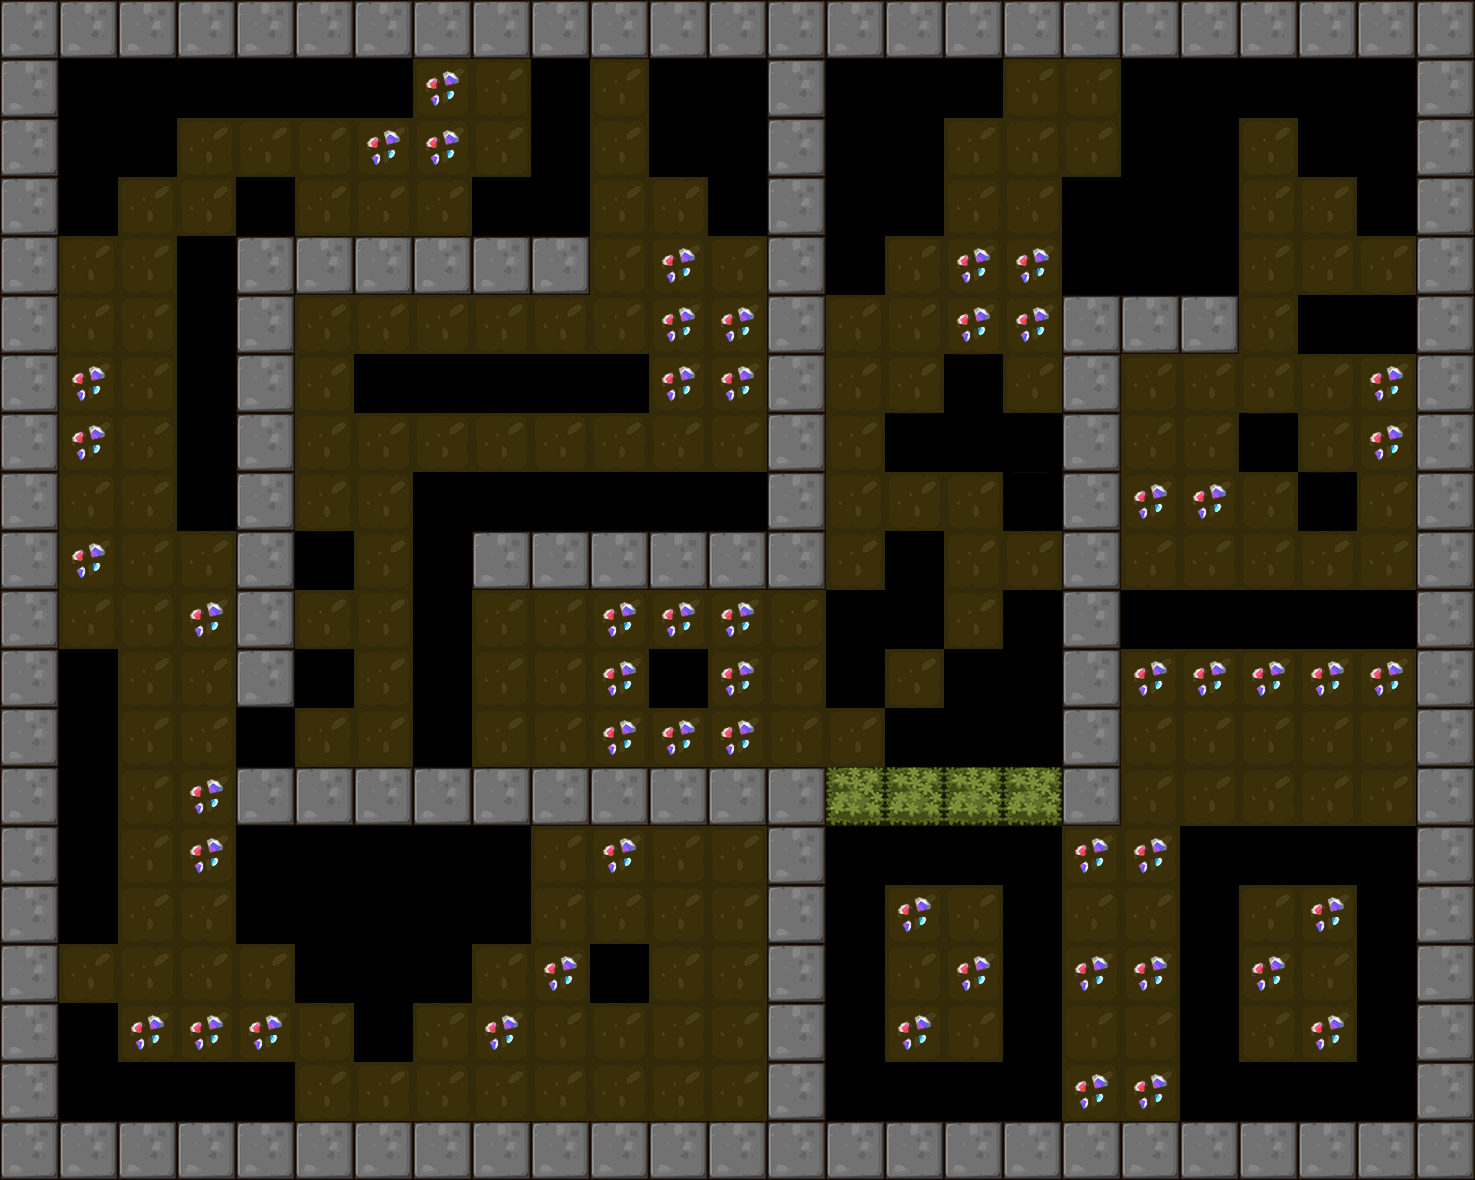

Tiled map render using the project's own tile images. Description and the map definition, with tile-layer contents summarised, below:
An orthogonal 25x20 tile map with 59x59 px tiles, 1 tile layer (BackGround) and 6 objects (4x Hammer, Player, Shipper).

<map version="1.0" orientation="orthogonal" renderorder="right-down" width="25" height="20" tilewidth="59" tileheight="59">
 <tileset firstgid="1" name="itemmap" tilewidth="59" tileheight="59">
  <image source="tileset2.png" trans="ff00ff" width="354" height="354" />
 </tileset>
 <layer name="BackGround" width="25" height="20">
  <data>[500 cells, 451 non-empty, 13 distinct tile ids]</data>
 </layer>
 <objectgroup name="RobotCharacter">
  <object name="Player" x="596.526" y="951.355" width="40" height="40" />
 </objectgroup>
 <objectgroup name="EnemyCharacter">
  <object name="Hammer" type="Hammer" x="186.57" y="480.96" width="40" height="40" />
  <object name="Hammer" type="Hammer" x="830.422" y="840.076" width="40" height="40" />
  <object name="Hammer" type="Hammer" x="67.1945" y="898.657" width="40" height="40" />
  <object name="Shipper" type="Shipper" x="717.171" y="478.28" width="40" height="40" />
  <object name="Hammer" type="Hammer" x="1189.14" y="837.672" width="40" height="40" />
 </objectgroup>
</map>
